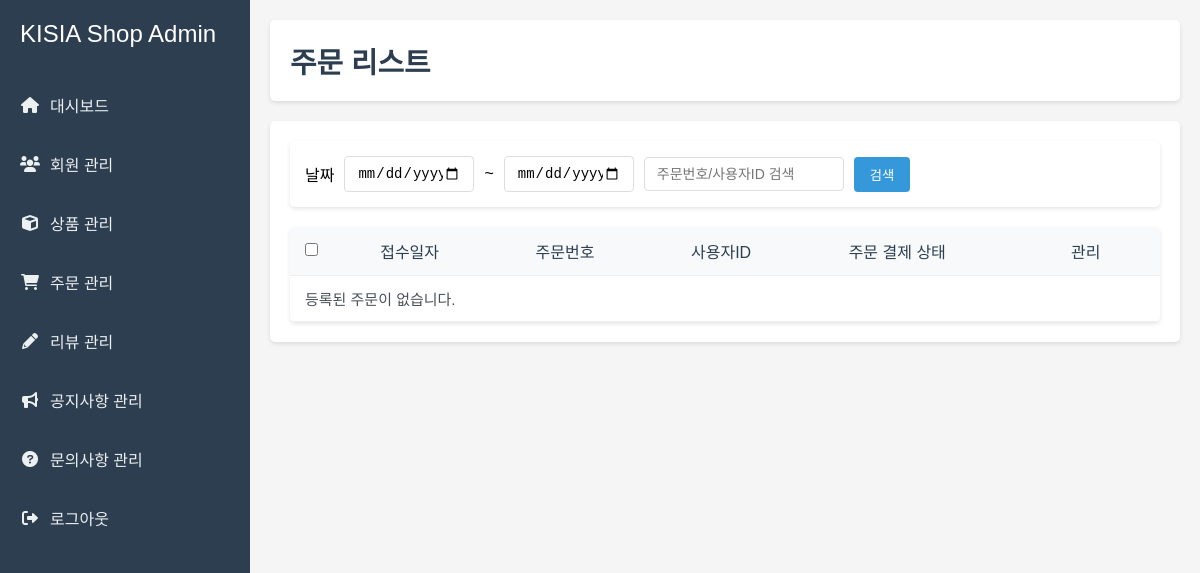
The app's page /admin/orders.php, older data.
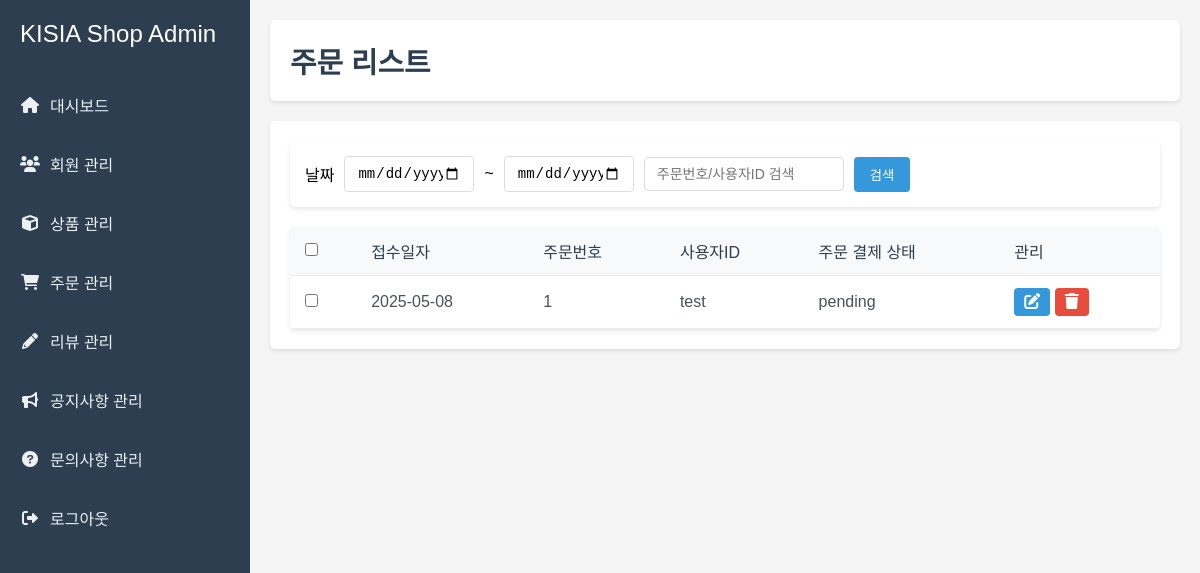
The same page, newer data.
### tables this page shows
CREATE TABLE orders (
  id INT PRIMARY KEY AUTO_INCREMENT,            
  user_id INT,                         
  user_name VARCHAR(100),                       

  order_amount INT NOT NULL,                    
  order_status ENUM('pending', 'paid', 'cancelled') DEFAULT 'pending',  
  payment_method ENUM('bank_transfer', 'point') NOT NULL,  

  depositor_name VARCHAR(100),                  
  bank_name VARCHAR(100),                       
  deposit_confirmed BOOLEAN DEFAULT FALSE,      
  deposit_confirmed_at DATETIME NULL,           

  receiver_name VARCHAR(100),                   
  receiver_phone VARCHAR(20),                   
  receiver_email VARCHAR(100),                  
  receiver_address VARCHAR(255),                
  receiver_postcode VARCHAR(10),                      
  receiver_address_detail VARCHAR(255),               
  delivery_memo VARCHAR(255),               

  order_created_at DATETIME DEFAULT NOW(),       
  FOREIGN KEY (user_id) REFERENCES users(id) ON DELETE SET NULL
);

CREATE TABLE IF NOT EXISTS users (
    id INT AUTO_INCREMENT PRIMARY KEY,
    userId VARCHAR(50) NOT NULL UNIQUE,
    email VARCHAR(100) NOT NULL UNIQUE,
    password VARCHAR(255) NOT NULL,
    name VARCHAR(50) NOT NULL,
    phone VARCHAR(20),
    address VARCHAR(255),
    postcode VARCHAR(10),
    address_detail VARCHAR(255),
    point INT DEFAULT 0,
    role VARCHAR(10) NOT NULL DEFAULT 'USER',
    created_at DATETIME DEFAULT CURRENT_TIMESTAMP
);

### admin/orders.php (the view, shortened to what this page needs)
<!DOCTYPE html>
<html lang="ko">
<head>
    <link rel="stylesheet" href="css/admin.css">
    <link rel="stylesheet" href="https://cdnjs.cloudflare.com/ajax/libs/font-awesome/6.0.0/css/all.min.css">
</head>
<body>
<div class="admin-container">
    <?php include 'sidebar.php'; ?>
    <div class="main-content">
        <header class="admin-header">
            <h1>주문 리스트</h1>
        </header>
        <div class="content-wrapper">
            <div class="filters">
                <label for="date-from">날짜</label>
                <input type="date" id="date-from">
                <span>~</span>
                <input type="date" id="date-to">
                <input type="text" placeholder="주문번호/사용자ID 검색">
                <button>검색</button>
            </div>
            <table class="table">
                <thead>
                    <tr>
                        <th><input type="checkbox"></th>
                        <th>접수일자</th>
                        <th>주문번호</th>
                        <th>사용자ID</th>
                        <th>주문 결제 상태</th>
                        <th>관리</th>
                    </tr>
                </thead>
                <tbody>
                    <?php
                    require_once '../mainmenu/common/db.php';
                    $sql = "SELECT o.id AS order_id, o.order_created_at, o.order_status, u.userId AS user_id, u.name AS user_name,
                                   o.receiver_name, o.receiver_phone, o.receiver_address, o.payment_method, o.order_amount
                            FROM orders o
                            JOIN users u ON o.user_id = u.id
                            ORDER BY o.order_created_at DESC";
                    $result = mysqli_query($conn, $sql);
                    if ($result && mysqli_num_rows($result) > 0) {
                        while ($orders = mysqli_fetch_assoc($result)) {
                            echo "<tr class='order-row' data-id='" . $orders['order_id'] . "'>";
                            echo "<td><input type='checkbox'></td>";
                            echo "<td>" . date('Y-m-d', strtotime($orders['order_created_at'])) . "</td>";
                            echo "<td>" . $orders['order_id'] . "</td>";
                            echo "<td>" . $orders['user_id'] . "</td>";
                            echo "<td>" . $orders['order_status'] . "</td>";
                            echo "<td>
                                    <a href='admin_edit.php?id=" . $orders['order_id'] . "' class='edit-btn' title='확인 및 수정'>
                                        <i class='fas fa-edit'></i>
                                    </a>
                                    <a href='admin_delete.php?id=" . $orders['order_id'] . "&type=orders' class='delete-btn' title='삭제'>
                                        <i class='fas fa-trash'></i>
                                    </a>
                                  </td>";
                            echo "</tr>";
                        }
                    } else {
                        echo "<tr><td colspan='6' class='no-data'>등록된 주문이 없습니다.</td></tr>";
                    }
                    ?>
                </tbody>
            </table>
        </div>
    </div>
</div>
</body>
</html>

Row changes from the older to the newer data that the page shows:
added orders: order_created_at "2025-05-08", id "1", user.userId "test", order_status "pending"
Text that changed along with them:
text no longer shown: "등록된 주문이 없습니다."
